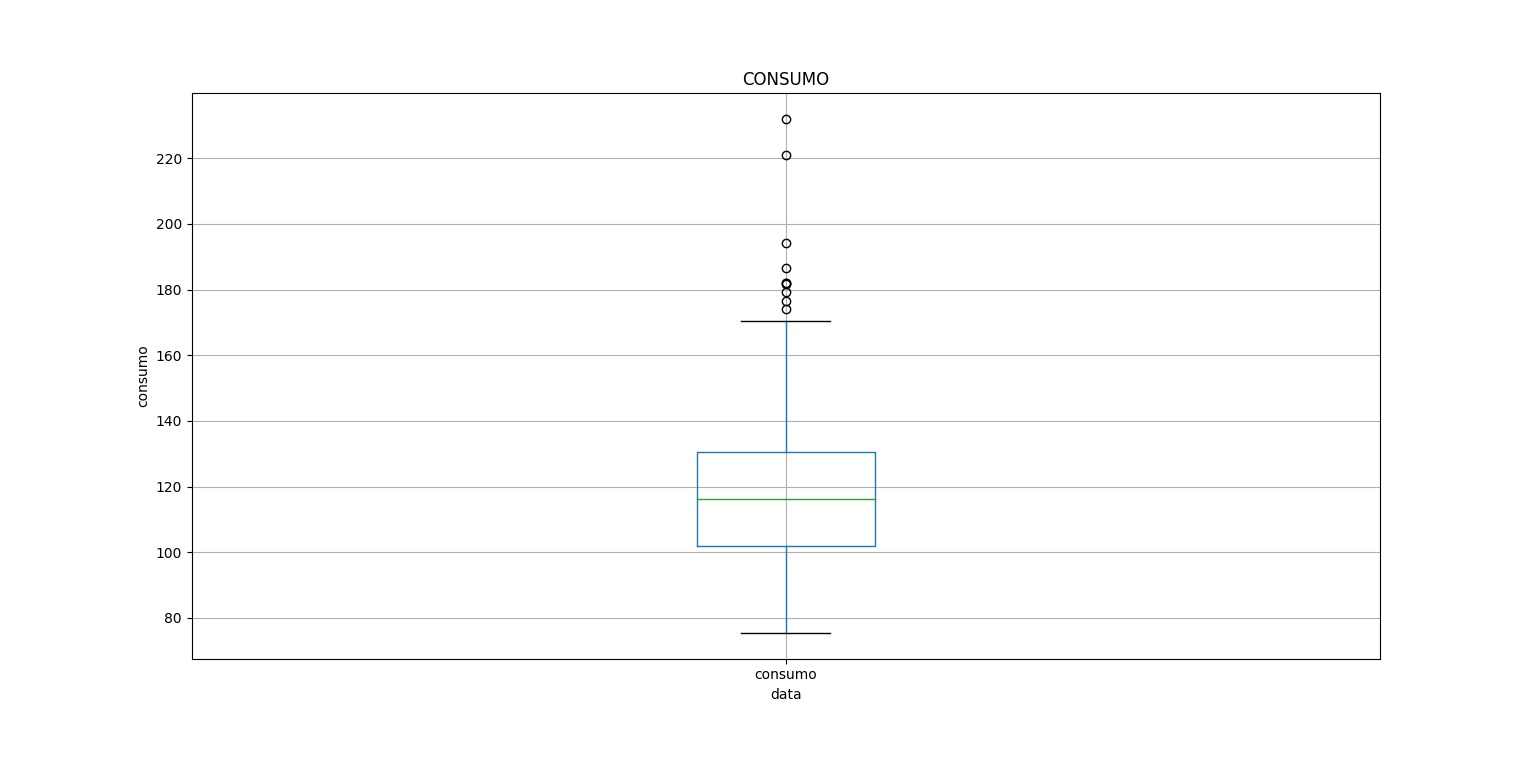

Generate this figure with Python:
import pandas as pd
import matplotlib.pyplot as plt
plt.title("CONSUMO")
mtr = pd.read_csv("consumo.csv")
mtr.boxplot()
# plt.margins(0.2)
plt.subplots_adjust(bottom=0.15)
plt.xlabel("data")
plt.ylabel("consumo")
plt.grid(True)
plt.show()
